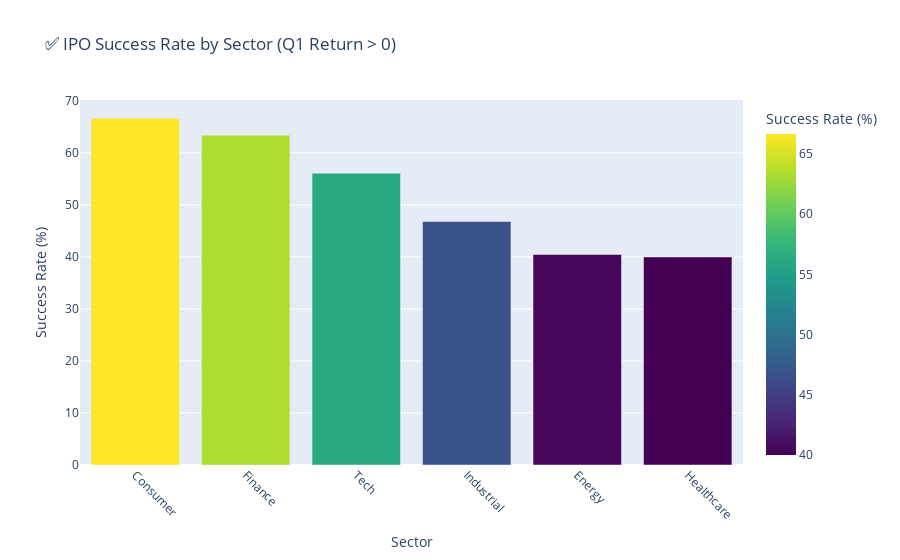
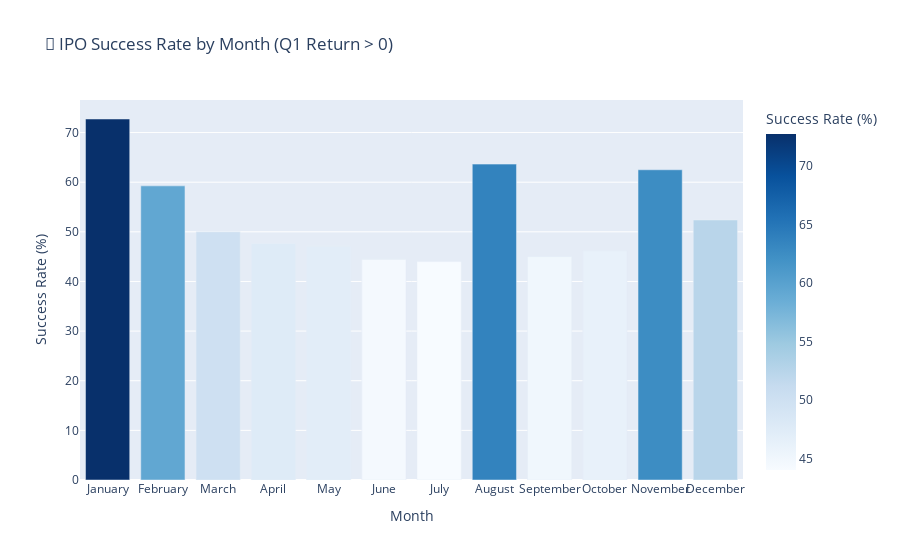
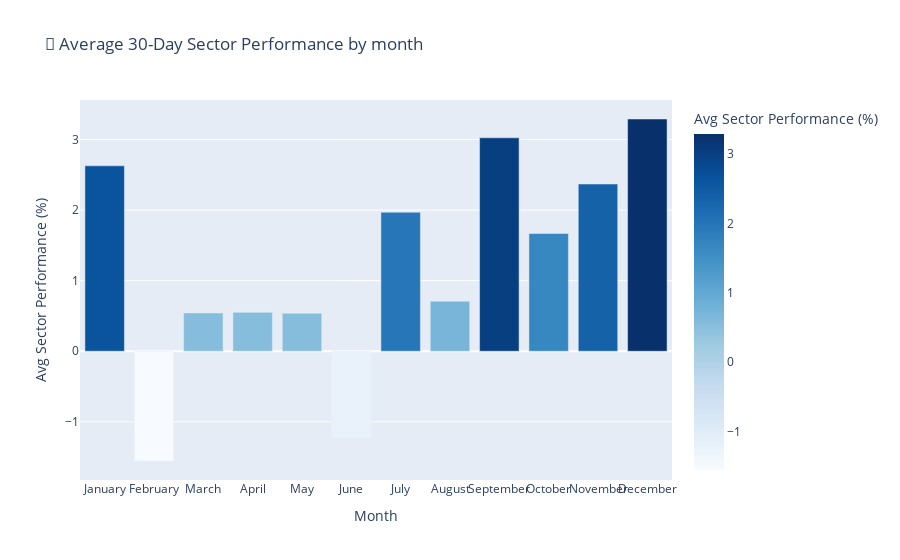
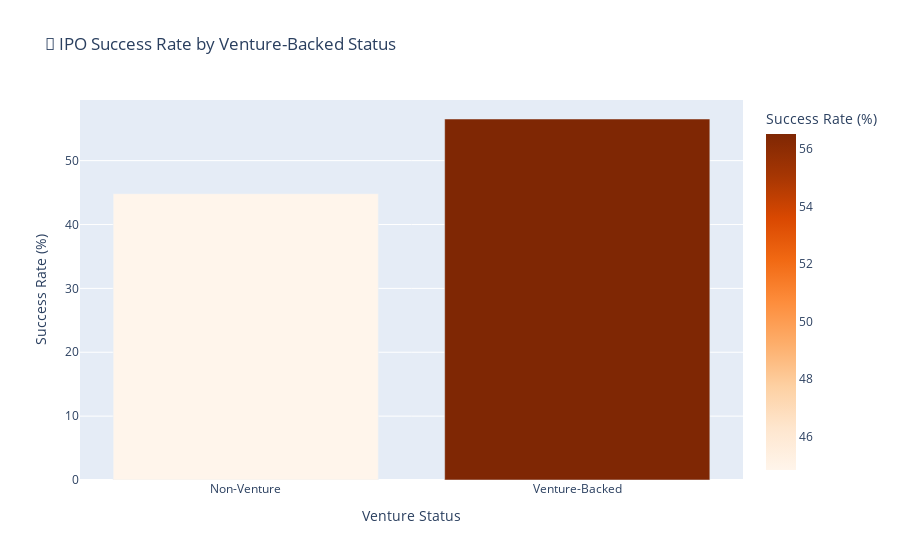

Here is the notebook cell these charts were saved with, in order:
### Markdown cell above
## Categorical analysis

### Code cell
# Drop rows with missing q1_return, industry_sector, ipo_month, or venture_backed
df_filtered = df.dropna(subset=['q1_return', 'industry_sector', 'ipo_month', 'venture_backed']).copy()

# Define success as positive q1_return
df_filtered['successful'] = df_filtered['q1_return'] > 0

# --- Success rate by sector ---
sector_success = (
    df_filtered.groupby('industry_sector')['successful']
    .mean()
    .sort_values(ascending=False)
    .reset_index()
)
sector_success['success_pct'] = (sector_success['successful'] * 100).round(2)

fig_sector = px.bar(
    sector_success,
    x='industry_sector',
    y='success_pct',
    title='✅ IPO Success Rate by Sector (Q1 Return > 0)',
    labels={'industry_sector': 'Sector', 'success_pct': 'Success Rate (%)'},
    color='success_pct',
    color_continuous_scale='Viridis'
)
fig_sector.update_layout(xaxis_tickangle=45)


# --- Success rate by IPO month (with month names) ---
df_filtered['ipo_month'] = df_filtered['ipo_month'].astype(int)
df_filtered['month_name'] = df_filtered['ipo_month'].apply(lambda x: calendar.month_name[x])

month_success = (
    df_filtered.groupby('month_name')['successful']
    .mean()
    .reset_index()
)
month_success['success_pct'] = (month_success['successful'] * 100).round(2)
month_success['month_order'] = month_success['month_name'].apply(lambda x: list(calendar.month_name).index(x))
month_success = month_success.sort_values('month_order')

fig_month = px.bar(
    month_success,
    x='month_name',
    y='success_pct',
    title='📅 IPO Success Rate by Month (Q1 Return > 0)',
    labels={'month_name': 'Month', 'success_pct': 'Success Rate (%)'},
    color='success_pct',
    color_continuous_scale='Blues'
)
fig_month.update_layout(xaxis_tickangle=0)


# --- Success rate by venture-backed status ---
df_filtered['venture_backed'] = df_filtered['venture_backed'].astype(int)
df_filtered['venture_label'] = df_filtered['venture_backed'].map({1: 'Venture-Backed', 0: 'Non-Venture'})

venture_success = (
    df_filtered.groupby('venture_label')['successful']
    .mean()
    .reset_index()
)
venture_success['success_pct'] = (venture_success['successful'] * 100).round(2)

fig_venture = px.bar(
    venture_success,
    x='venture_label',
    y='success_pct',
    title='💼 IPO Success Rate by Venture-Backed Status',
    labels={'venture_label': 'Venture Status', 'success_pct': 'Success Rate (%)'},
    color='success_pct',
    color_continuous_scale='Oranges'
)


# --- how does market perfomance look by month ---
# Drop rows with missing values in relevant columns
df_filtered = df.dropna(subset=['ipo_month', 'sector_performance_30d']).copy()

# Convert ipo_month to integer and map to month names
df_filtered['ipo_month'] = df_filtered['ipo_month'].astype(int)
df_filtered['month_name'] = df_filtered['ipo_month'].apply(lambda x: calendar.month_name[x])

# Group by month and calculate average 30-day sector performance
monthly_avg = (
    df_filtered.groupby('month_name')['sector_performance_30d']
    .mean()
    .reset_index()
)

# Preserve calendar order
monthly_avg['month_order'] = monthly_avg['month_name'].apply(lambda x: list(calendar.month_name).index(x))
monthly_avg = monthly_avg.sort_values('month_order')

# Plot bar chart
fig_perf = px.bar(
    monthly_avg,
    x='month_name',
    y='sector_performance_30d',
    title='📅 Average 30-Day Sector Performance by month',
    labels={'month_name': 'Month', 'sector_performance_30d': 'Avg Sector Performance (%)'},
    color='sector_performance_30d',
    color_continuous_scale='Blues'
)

fig_perf.update_layout(xaxis_tickangle=0)

fig_sector.show()
fig_month.show()
fig_perf.show()
fig_venture.show()

### Figure 1 — Plotly figure (JSON) as saved in the notebook; plotly's stock layout.template omitted (floating-point values rounded to 4 significant figures)
{"data": [{"alignmentgroup": "True", "hovertemplate": "Sector=%{x}<br>Success Rate (%)=%{marker.color}<extra></extra>", "legendgroup": "", "marker": {"color": [66.67, 63.41, 56.1, 46.81, 40.48, 40], "coloraxis": "coloraxis", "pattern": {"shape": ""}}, "name": "", "offsetgroup": "", "orientation": "v", "showlegend": false, "textposition": "auto", "type": "bar", "x": ["Consumer", "Finance", "Tech", "Industrial", "Energy", "Healthcare"], "xaxis": "x", "y": [66.67, 63.41, 56.1, 46.81, 40.48, 40], "yaxis": "y"}], "layout": {"autosize": true, "barmode": "relative", "coloraxis": {"colorbar": {"title": {"text": "Success Rate (%)"}}, "colorscale": [[0, "#440154"], [0.1111, "#482878"], [0.2222, "#3e4989"], [0.3333, "#31688e"], [0.4444, "#26828e"], [0.5556, "#1f9e89"], [0.6667, "#35b779"], [0.7778, "#6ece58"], [0.8889, "#b5de2b"], [1, "#fde725"]]}, "legend": {"tracegroupgap": 0}, "title": {"text": "✅ IPO Success Rate by Sector (Q1 Return > 0)"}, "xaxis": {"anchor": "y", "autorange": true, "domain": [0, 1], "range": [-0.5, 5.5], "tickangle": 45, "title": {"text": "Sector"}, "type": "category"}, "yaxis": {"anchor": "x", "autorange": true, "domain": [0, 1], "range": [0, 70.18], "title": {"text": "Success Rate (%)"}, "type": "linear"}}}

### Figure 2 — Plotly figure (JSON) as saved in the notebook; plotly's stock layout.template omitted (floating-point values rounded to 4 significant figures)
{"data": [{"alignmentgroup": "True", "hovertemplate": "Month=%{x}<br>Success Rate (%)=%{marker.color}<extra></extra>", "legendgroup": "", "marker": {"color": [72.73, 59.26, 50, 47.62, 47.06, 44.44, 44, 63.64, 45, 46.15, 62.5, 52.38], "coloraxis": "coloraxis", "pattern": {"shape": ""}}, "name": "", "offsetgroup": "", "orientation": "v", "showlegend": false, "textposition": "auto", "type": "bar", "x": ["January", "February", "March", "April", "May", "June", "July", "August", "September", "October", "November", "December"], "xaxis": "x", "y": [72.73, 59.26, 50, 47.62, 47.06, 44.44, 44, 63.64, 45, 46.15, 62.5, 52.38], "yaxis": "y"}], "layout": {"autosize": true, "barmode": "relative", "coloraxis": {"colorbar": {"title": {"text": "Success Rate (%)"}}, "colorscale": [[0, "rgb(247,251,255)"], [0.125, "rgb(222,235,247)"], [0.25, "rgb(198,219,239)"], [0.375, "rgb(158,202,225)"], [0.5, "rgb(107,174,214)"], [0.625, "rgb(66,146,198)"], [0.75, "rgb(33,113,181)"], [0.875, "rgb(8,81,156)"], [1, "rgb(8,48,107)"]]}, "legend": {"tracegroupgap": 0}, "title": {"text": "📅 IPO Success Rate by Month (Q1 Return > 0)"}, "xaxis": {"anchor": "y", "autorange": true, "domain": [0, 1], "range": [-0.5, 11.5], "tickangle": 0, "title": {"text": "Month"}, "type": "category"}, "yaxis": {"anchor": "x", "autorange": true, "domain": [0, 1], "range": [0, 76.56], "title": {"text": "Success Rate (%)"}, "type": "linear"}}}

### Figure 3 — Plotly figure (JSON) as saved in the notebook; plotly's stock layout.template omitted (floating-point values rounded to 4 significant figures)
{"data": [{"alignmentgroup": "True", "hovertemplate": "Month=%{x}<br>Avg Sector Performance (%)=%{marker.color}<extra></extra>", "legendgroup": "", "marker": {"color": [2.628, -1.555, 0.5423, 0.5516, 0.5389, -1.218, 1.969, 0.7094, 3.024, 1.669, 2.37, 3.291], "coloraxis": "coloraxis", "pattern": {"shape": ""}}, "name": "", "offsetgroup": "", "orientation": "v", "showlegend": false, "textposition": "auto", "type": "bar", "x": ["January", "February", "March", "April", "May", "June", "July", "August", "September", "October", "November", "December"], "xaxis": "x", "y": [2.628, -1.555, 0.5423, 0.5516, 0.5389, -1.218, 1.969, 0.7094, 3.024, 1.669, 2.37, 3.291], "yaxis": "y"}], "layout": {"autosize": true, "barmode": "relative", "coloraxis": {"colorbar": {"title": {"text": "Avg Sector Performance (%)"}}, "colorscale": [[0, "rgb(247,251,255)"], [0.125, "rgb(222,235,247)"], [0.25, "rgb(198,219,239)"], [0.375, "rgb(158,202,225)"], [0.5, "rgb(107,174,214)"], [0.625, "rgb(66,146,198)"], [0.75, "rgb(33,113,181)"], [0.875, "rgb(8,81,156)"], [1, "rgb(8,48,107)"]]}, "legend": {"tracegroupgap": 0}, "title": {"text": "📅 Average 30-Day Sector Performance by month"}, "xaxis": {"anchor": "y", "autorange": true, "domain": [0, 1], "range": [-0.5, 11.5], "tickangle": 0, "title": {"text": "Month"}, "type": "category"}, "yaxis": {"anchor": "x", "autorange": true, "domain": [0, 1], "range": [-1.824, 3.56], "title": {"text": "Avg Sector Performance (%)"}, "type": "linear"}}}

### Figure 4 — Plotly figure (JSON) as saved in the notebook; plotly's stock layout.template omitted (floating-point values rounded to 4 significant figures)
{"data": [{"alignmentgroup": "True", "hovertemplate": "Venture Status=%{x}<br>Success Rate (%)=%{marker.color}<extra></extra>", "legendgroup": "", "marker": {"color": [44.83, 56.52], "coloraxis": "coloraxis", "pattern": {"shape": ""}}, "name": "", "offsetgroup": "", "orientation": "v", "showlegend": false, "textposition": "auto", "type": "bar", "x": ["Non-Venture", "Venture-Backed"], "xaxis": "x", "y": [44.83, 56.52], "yaxis": "y"}], "layout": {"autosize": true, "barmode": "relative", "coloraxis": {"colorbar": {"title": {"text": "Success Rate (%)"}}, "colorscale": [[0, "rgb(255,245,235)"], [0.125, "rgb(254,230,206)"], [0.25, "rgb(253,208,162)"], [0.375, "rgb(253,174,107)"], [0.5, "rgb(253,141,60)"], [0.625, "rgb(241,105,19)"], [0.75, "rgb(217,72,1)"], [0.875, "rgb(166,54,3)"], [1, "rgb(127,39,4)"]]}, "legend": {"tracegroupgap": 0}, "title": {"text": "💼 IPO Success Rate by Venture-Backed Status"}, "xaxis": {"anchor": "y", "autorange": true, "domain": [0, 1], "range": [-0.5, 1.5], "title": {"text": "Venture Status"}, "type": "category"}, "yaxis": {"anchor": "x", "autorange": true, "domain": [0, 1], "range": [0, 59.49], "title": {"text": "Success Rate (%)"}, "type": "linear"}}}
